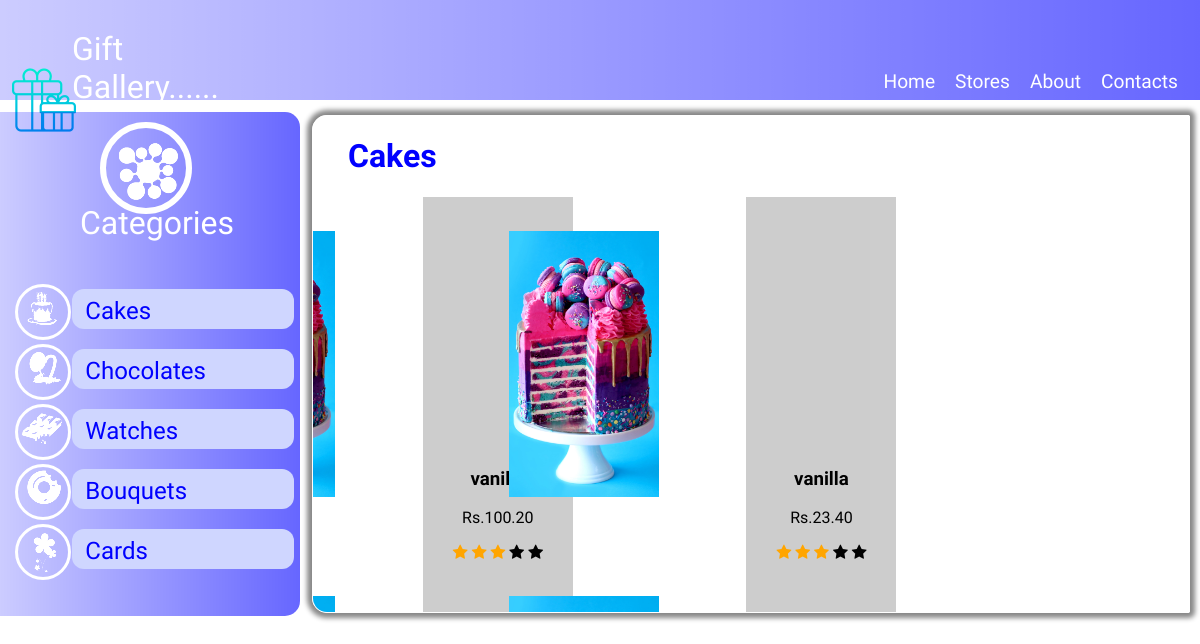
Screenshot of /products/ with the database file from the repository.
### cake/models.py (models this page shows, shortened)
class Cake(models.Model):
    cake_id = models.CharField(max_length=120,unique=True)
    description = models.TextField()
    price = models.DecimalField(decimal_places=2, max_digits=20, default=0.00)
    image = models.ImageField(upload_to=upload_image_path, null=True, blank=True)
    retailer = models.ForeignKey(Retailer,on_delete=models.CASCADE)
    size = models.DecimalField(decimal_places=1, max_digits=20, default=1.0)
    flavour = models.CharField(max_length=100)
    objects=ProductManager()

### proj_ecom/views.py (the view)
# urls.py: path('products/',index),
def index(request):
    cake_query=Cake.objects.all()[:5]
    bouquet_query=Bouquet.objects.all()[:5]
    watch_query=Watch.objects.all()[:5]
    chocolate_query=Chocolate.objects.all()[:5]
    card_query=Card.objects.all()[:5]
    context={
        'cake':cake_query,
        'bouquet':bouquet_query,
        'watch':watch_query,
        'chocolate':chocolate_query,
        'card':card_query,
    }
    return render(request,"index.html",context)

### templates/index.html (shortened to what this page needs)
{% load static %}
<!DOCTYPE html>
<html>
<head>
	<link rel="stylesheet" type="text/css" href="{% static 'css/giftgallary.css' %}">
	<link rel="stylesheet" href="https://cdnjs.cloudflare.com/ajax/libs/font-awesome/4.7.0/css/font-awesome.min.css">
</head>
<body>
<div class="header">
	<div class="img2">
	 <a href="/signup">SignUp</a>
	</div>
	  <div class="list">
		  <li>Home</li>
		  <li>Stores</li>
		  <li>About</li>
		  <li>Contacts</li>
	  </div>
	<a href="/products">Gift Gallery......</a>
	<div class="img1">
	   <img src="{% static 'img/gift-box (4).png' %}">
    </div>
</div>
<div class="row">
	<div class="col-3">
		<div class="left">
			<div class="circle">
			<img class="category"src="{% static 'img/output-onlinepngtools (7).png' %}">
			</div>
        <p>Categories</p>
      <div class="Categories">
            	<div class="circle1">
                	<img src="{% static 'img/output-onlinepngtools (1).png' %}">
               </div>
             <div class="item">
             	<a href="/cake">Cakes</a>
             </div>
		</div>
		<div class="Categories">
            	<div class="circle1">
                	<img src="{% static 'img/output-onlinepngtools (2).png' %}">
               </div>
             <div class="item">
             	<a href="/chocolate">Chocolates</a>
             </div>
		</div>
		<div class="Categories">
            	<div class="circle1">
                	<img src="{% static 'img/output-onlinepngtools (3).png' %}">
               </div>
             <div class="item">
             	<a href="/watch">Watches</a>
             </div>
		</div>
		<div class="Categories">
            	<div class="circle1">
                	<img src="{% static 'img/output-onlinepngtools (4).png' %}">
               </div>
             <div class="item">
             	<a href="/bouquet">Bouquets</a>
             </div>
		</div>
		<div class="Categories">
            	<div class="circle1">
                	<img src="{% static 'img/output-onlinepngtools (5).png' %}">
               </div>
             <div class="item">
             	<a href="/card">Cards</a>
             </div>
		</div>
	</div>
	</div>
	<div class="col-6">
		<div class="right">
			<div class="cakes"><h1>Cakes</h1>
				{% for obj in cake %}
				<div class=items>
					<a href="/cake/{{obj.pk}}"><img src='/media/{{obj.image}}' width="100%"/></a>
					<h3>{{obj.flavour}}</h3>
					<p>Rs.{{obj.price}}</p>
					<span class="fa fa-star checked"></span>
					<span class="fa fa-star checked"></span>
					<span class="fa fa-star checked"></span>
					<span class="fa fa-star"></span>
					<span class="fa fa-star"></span>
				</div>
				{% endfor %}
			</div>
		</div>
	</div>
</div>
</body>
</html>

### static/css/giftgallary.css (style rules this page uses)
html { height: 100%; }
body { display: block; margin: 0; }
.header { height: 100px; color: white; background-image: linear-gradient(to right, rgba(0,0,255,0.2),rgba(0,0,255,.6)); }
.header .img2 a { position: absolute; color:white; right: 1.5%; top:3%; font-size: 1.5em; font-family: 'Lobster'; }
.img1 { position: absolute; left: 1%; top: 2%; }
.header>a { color: #ffffff; font-family: 'Lobster'; font-size: 2em; position: absolute; top: 30px; left: 6%; width:200px; }
.list { position: absolute; right:1%; top: 60px; }
li { font-family: 'Lobster', sans-serif; list-style-type: none; float: left; font-size: 1.2em; padding: 10px; }
.row::after { content: ""; clear: both; display: table; }
.left { background-image: linear-gradient(to right, rgba(0,0,255,0.2),rgba(0,0,255,.6)); position: fixed; top: 112px; height: 31.5em; overflow-x:hidden; overflow-y:auto; border-top-right-radius: 15px; border-bottom-right-radius: 15px; width:25%; }
.circle { border:6px solid white; height:80px; border-radius:50%; width:80px; position: relative; left: 100px; top: 10px; }
.Categories .circle1 { border:3px solid white; height: 50px; border-radius:50%; position: absolute; top: 40px; left:15px; }
.category { position: relative; top: 10px; }
.Categories { position: relative; top: 30px; margin-bottom: 20px; }
.item { background-color: #cfd6ff; height:40px; width: 74%; position: relative; top: 45px; left: 24%; border-radius: 12px; margin:10px 0; }
.right { border:1px solid white; border-radius: 2px; height: 31em; position: absolute; overflow-x:hidden; overflow-y:auto; top: 115px; width: 73%; left: 26%; border-bottom-left-radius:15px; border-top-left-radius: 15px; -moz-box-shadow: 0 0 5px 5px #888; -webkit-box-shadow: 0 0 5px 5px#888; box-shadow: 0 0 5px 5px #888; }
.item>a { color: blue; position: absolute; left: 6%; top: 8px; font-size: 24px; font-family: 'Lobster'; }
.left>p { font-size: 2em; text-align: center; position: absolute; left: 80px; top: 60px; color: white; font-family: 'Lobster', sans-serif; }
.col-3 { width: 25%; }
.items { display: inline-block; position: relative; left:25px; margin-left:2.5vh; margin-right:2.5vh; border:1px solid #eee; width:150px; min-height:15px; transition:1s; font-family: 'Lobster'; border:none; background-color: #cdcdcd; }
h1 { position: relative; left: 10px; margin-left: 25px; }
a { position: relative; float: right; right:7vh; text-decoration: none; outline:none; top:1vh; }
.items h3,.items p { text-align: center }
.checked { color: orange; }
.items span { position: relative; left:20%; }
.cards h1,.bouquets h1,.cakes h1,.chocolates h1,.cakes h1 { color:blue; font-family: 'Lobster'; }

### rows the page displays
Cake: image (picture), flavour "vanilla", price "100.20"
Cake: image (picture), flavour "vanilla", price "23.40"
Cake: image (picture)
Cake: image (picture)
